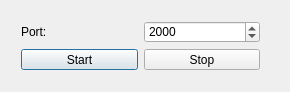
<?xml version="1.0" encoding="UTF-8"?>
<ui version="4.0">
 <class>Dialog</class>
 <widget class="QDialog" name="Dialog">
  <property name="geometry">
   <rect>
    <x>0</x>
    <y>0</y>
    <width>290</width>
    <height>92</height>
   </rect>
  </property>
  <property name="windowTitle">
   <string>Dialog</string>
  </property>
  <widget class="QWidget" name="">
   <property name="geometry">
    <rect>
     <x>10</x>
     <y>10</y>
     <width>261</width>
     <height>71</height>
    </rect>
   </property>
   <layout class="QVBoxLayout" name="verticalLayout">
    <item>
     <layout class="QHBoxLayout" name="horizontalLayout">
      <item>
       <widget class="QLabel" name="label">
        <property name="text">
         <string>Port:</string>
        </property>
       </widget>
      </item>
      <item>
       <widget class="QSpinBox" name="spinBox">
        <property name="minimum">
         <number>2</number>
        </property>
        <property name="maximum">
         <number>64000</number>
        </property>
        <property name="value">
         <number>2000</number>
        </property>
       </widget>
      </item>
     </layout>
    </item>
    <item>
     <layout class="QHBoxLayout" name="horizontalLayout_2">
      <item>
       <widget class="QPushButton" name="btnStart">
        <property name="text">
         <string>Start</string>
        </property>
       </widget>
      </item>
      <item>
       <widget class="QPushButton" name="btnStop">
        <property name="text">
         <string>Stop</string>
        </property>
       </widget>
      </item>
     </layout>
    </item>
   </layout>
  </widget>
 </widget>
 <layoutdefault spacing="6" margin="11"/>
 <resources/>
 <connections/>
</ui>
